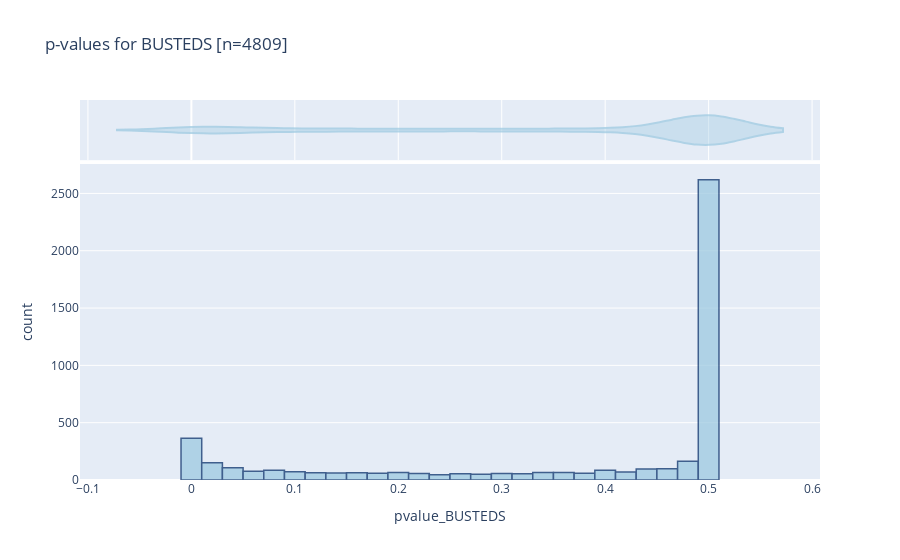

The cell this chart's notebook holds for it:
### Code cell
fig = px.histogram(df, x="pvalue_BUSTEDS", marginal="violin", title='p-values for BUSTEDS [n=' + str(len(df.index)) + ']')
fig.update_traces(marker_color='rgb(158,202,225)', marker_line_color='rgb(8,48,107)',
                  marker_line_width=1.5, opacity=0.75)
fig.show()

### Figure 1 — Plotly figure (JSON) as saved in the notebook; plotly's stock layout.template omitted (floating-point values rounded to 4 significant figures; data arrays with more than 128 entries replaced by an {"elided": "..."} marker saying what was removed)
{"data": [{"alignmentgroup": "True", "bingroup": "x", "hovertemplate": "pvalue_BUSTEDS=%{x}<br>count=%{y}<extra></extra>", "legendgroup": "", "marker": {"color": "rgb(158,202,225)", "line": {"color": "rgb(8,48,107)", "width": 1.5}}, "name": "", "offsetgroup": "", "opacity": 0.75, "orientation": "v", "showlegend": false, "type": "histogram", "x": {"elided": "4809 float values"}, "xaxis": "x", "yaxis": "y"}, {"alignmentgroup": "True", "hovertemplate": "pvalue_BUSTEDS=%{x}<extra></extra>", "legendgroup": "", "marker": {"color": "rgb(158,202,225)", "line": {"color": "rgb(8,48,107)", "width": 1.5}}, "name": "", "offsetgroup": "", "opacity": 0.75, "scalegroup": "x", "showlegend": false, "type": "violin", "x": {"elided": "4809 float values"}, "xaxis": "x2", "yaxis": "y2"}], "layout": {"barmode": "relative", "legend": {"tracegroupgap": 0}, "title": {"text": "p-values for BUSTEDS [n=4809]"}, "xaxis": {"anchor": "y", "domain": [0, 1], "title": {"text": "pvalue_BUSTEDS"}}, "xaxis2": {"anchor": "y2", "domain": [0, 1], "matches": "x", "showgrid": true, "showticklabels": false}, "yaxis": {"anchor": "x", "domain": [0, 0.8316], "title": {"text": "count"}}, "yaxis2": {"anchor": "x2", "domain": [0.8416, 1], "matches": "y2", "showgrid": false, "showline": false, "showticklabels": false, "ticks": ""}}}
